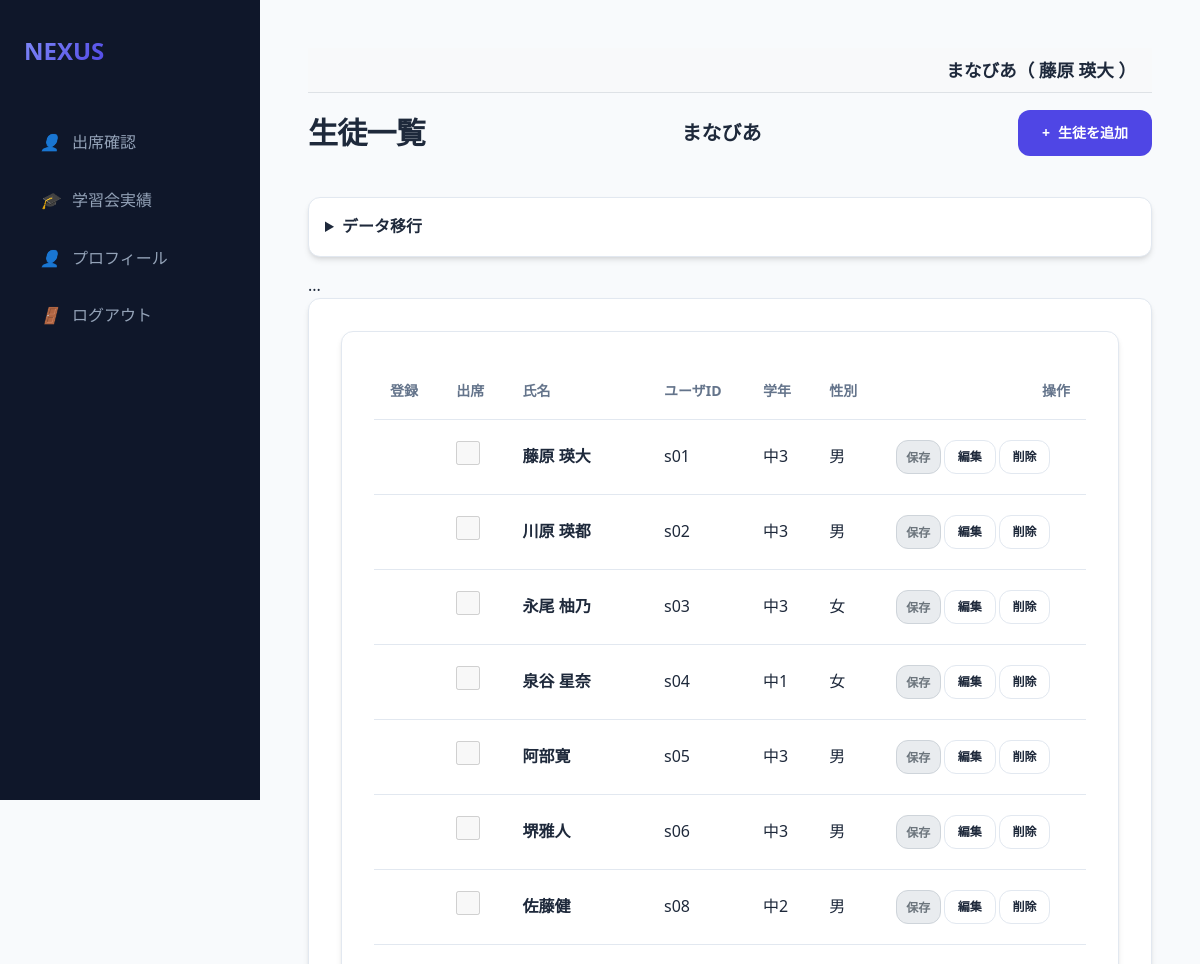
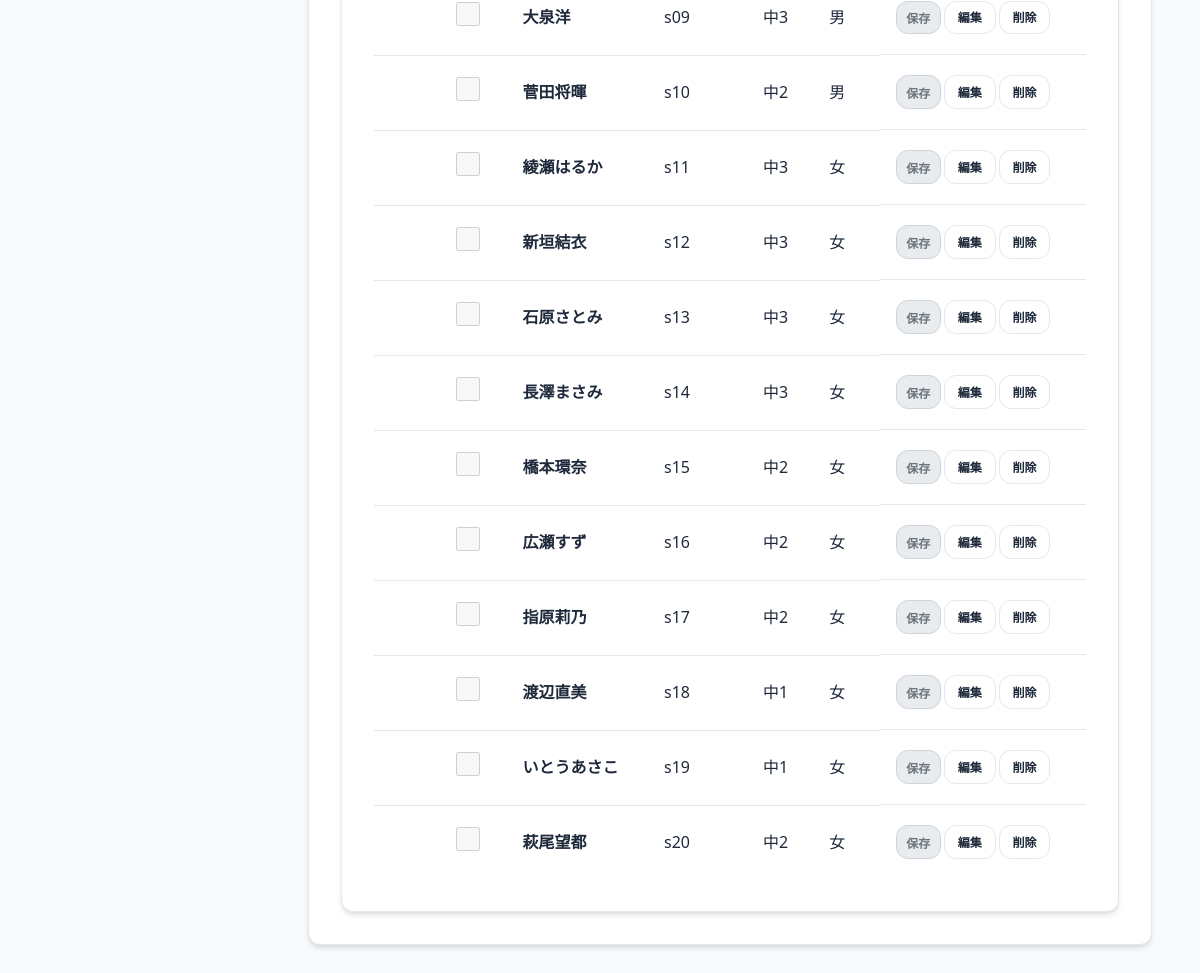
/students (signed in), run on the app's committed database (2 pictures, top to bottom).
### models.py (models this page shows, shortened)
class Organization(db.Model):
    id = db.Column(db.Integer, primary_key=True)
    name = db.Column(db.String(100), nullable=False)

class Student(db.Model):
    id = db.Column(db.Integer, primary_key=True)
    user_id = db.Column(db.Integer, db.ForeignKey('user.id'), nullable=True)
    user = db.relationship('User', back_populates='student_record')
    organization_id = db.Column(db.Integer, db.ForeignKey('organization.id'), nullable=False)
    organization = db.relationship('Organization')
    default_venue_id = db.Column(db.Integer, db.ForeignKey('venue.id'), nullable=True)
    default_venue = db.relationship('Venue')
    name = db.Column(db.String(50), nullable=False)
    grade = db.Column(db.String(20))
    gender = db.Column(db.String(10))
    subject1 = db.Column(db.String(20))
    subject2 = db.Column(db.String(20))
    pref_gender = db.Column(db.String(10))
    pref_age1020_priority = db.Column(db.Integer, default=2)
    pref_age3040_priority = db.Column(db.Integer, default=2)
    pref_age50_priority = db.Column(db.Integer, default=2)
    attend = db.Column(db.Boolean, default=False)

class User(db.Model):
    id = db.Column(db.Integer, primary_key=True)
    username = db.Column(db.String(50), unique=True, nullable=False)
    name = db.Column(db.String(50), nullable=True)
    password_hash = db.Column(db.String(128), nullable=False)
    is_admin = db.Column(db.Boolean, default=False)
    is_super_admin = db.Column(db.Boolean, default=False)
    is_org_admin = db.Column(db.Boolean, default=False)
    organization_id = db.Column(db.Integer, db.ForeignKey('organization.id'), nullable=True)
    organization = db.relationship('Organization', backref='users')
    teacher_record = db.relationship('Teacher', back_populates='user', uselist=False)
    student_record = db.relationship('Student', back_populates='user', uselist=False)

### app.py (the view, shortened to what this page needs)
@app.route('/students')
@login_required
@organization_required
def students():
    org_id = session['organization_id']
    event_id = session.get('selected_event_id')
    event_info = None
    all_teachers = Teacher.query.filter_by(organization_id=org_id).all()
    all_students = Student.query.filter_by(organization_id=org_id).all()
    venues = Venue.query.filter_by(organization_id=org_id).all()
    saved = request.args.get('saved', False)
    for s in all_students:
        s.attendance = None
    return render_template('students.html', students=all_students, event_info=None, venues=venues)

### app.py (called while the page is built)
def login_required(f):
    @wraps(f)
    def decorated_function(*args, **kwargs):
        if 'user_id' not in session:
            return redirect(url_for('login'))
        return f(*args, **kwargs)
    return decorated_function

def organization_required(f):
    @wraps(f)
    def decorated_function(*args, **kwargs):
        if 'user_id' not in session:
            return redirect(url_for('login'))
        user = User.query.get(session['user_id'])
        session['organization_id'] = user.organization_id
        session['org_name'] = user.organization.name
        return f(*args, **kwargs)
    return decorated_function

@app.context_processor
def inject_user():
    user = None
    if 'user_id' in session:
        user = User.query.get(session['user_id'])
    return dict(current_user=user)

### templates/students.html (shortened to what this page needs)
{% extends "base.html" %}
{% block content %}
{% set is_event_selected = (event_info is not none) %}
{% set is_event_completed = (event_info and event_info.status == '実施後') %}
{% set is_disabled_inputs = (not is_event_selected or is_event_completed) %}
{% set is_disabled = is_disabled_inputs %}
{% set is_disabled_button = (not is_event_selected) %}
<div class="header">
    <h1>生徒一覧</h1>
    <h2 style="font-size: 1.25rem;">{{ current_user.organization.name if current_user.is_super_admin else session.get('org_name', '不明') }}</h2>
    <a href="/student/add" class="btn btn-primary">
        <span>+</span> 生徒を追加
    </a>
</div>
{% if not event_info %}
<details style="margin-bottom: 1rem;">
    <summary class="card" style="cursor: pointer; padding: 1rem;">
        <h4 style="display: inline;">データ移行</h4>
    </summary>
</details>
{% endif %}
...
<div class="card">
<div class="card">
    <div class="table-container">
        <table>
            <thead>
                <tr>
                    <th>登録</th>
                    <th>出席</th>
                    <th>氏名</th>
                    <th>ユーザID</th>
                    <th>学年</th>
                    <th>性別</th>
                    <th style="text-align: right;">操作</th>
                </tr>
            </thead>
            <tbody>
                {% for s in students %}
                <tr>
                    <td>
                        {% set att = s.attendance %}
                    </td>
                    <td>
                        <input type="checkbox" name="attend_{{s.id}}" value="true" {{ 'checked' if s.attendance and s.attendance.attend }}
                               style="width: 1.5rem; height: 1.5rem;"
                               class="{{ 'disabled-checkbox' if is_disabled or (event_info and event_info.publish_to == '講師') }}"
                               onchange="toggleAttendance(this, '{{s.id}}')" {{ 'disabled' if is_disabled or (event_info and event_info.publish_to == '講師') }}>
                    </td>
                    <td><strong>{{s.name}}</strong></td>
                    <td>{{s.user.username if s.user else '-'}}</td>
                    <td>{{s.grade}}</td>
                    <td>{{s.gender}}</td>
                    <td style="text-align: right; display: flex; gap: 0.2rem;">
                        <button type="button" class="btn btn-primary" style="padding: 0.4rem 0.6rem; font-size: 0.75rem;" onclick="submitAttendance('{{s.id}}')" {{ 'disabled' if is_disabled or (event_info and event_info.publish_to == '講師') }}>保存</button>
                        <a href="/student/edit/{{s.id}}" class="btn btn-outline" style="padding: 0.4rem 0.8rem; font-size: 0.75rem;">編集</a>
                        <a href="/student/delete/{{s.id}}" class="btn btn-outline btn-danger" style="padding: 0.4rem 0.8rem; font-size: 0.75rem;" onclick="return confirm('本当に削除しますか？')">削除</a>
                    </td>
                </tr>
                {% endfor %}
            </tbody>
        </table>
    </div>
</div>
</div>
{% endblock %}

### templates/base.html (shortened to what this page needs)
<!DOCTYPE html>
<html lang="ja">
<head>
    <link rel="stylesheet" href="{{ url_for('static', filename='style.css') }}">
</head>
<body>
<aside class="sidebar">
    <a href="/" class="logo">
        <span>NEXUS</span>
    </a>
    <nav class="nav-links">
        {% if current_user.is_admin %}
        <a href="/events" class="nav-item {{ 'active' if request.path == '/events' }}">
            <i>📋</i> イベント管理
        </a>
        <a href="/event/select" class="nav-item {{ 'active' if request.path == '/event/select' }}">
            <i>📅</i> イベント一覧
        </a>
        <a href="/venues" class="nav-item {{ 'active' if request.path == '/venues' }}">
            <i>📍</i> 会場一覧
        </a>
        <a href="/settings" class="nav-item {{ 'active' if request.path == '/settings' }}">
            <i>⚙️</i> デフォルト設定
        </a>
        {% if session.get('selected_event_name', '')|trim == '学習会' and session.get('selected_event_status', '')|trim == '実施後' %}
        <a href="/evaluation/teacher" class="nav-item {{ 'active' if request.path == '/evaluation/teacher' }}">
            <i>🧑‍🏫</i> 講師評価
        </a>
        <a href="/evaluation/student" class="nav-item {{ 'active' if request.path == '/evaluation/student' }}">
            <i>🎓</i> 生徒評価
        </a>
        {% else %}
        <a href="/teachers" class="nav-item {{ 'active' if request.path == '/teachers' }}">
            <i>🧑‍🏫</i> 講師一覧
        </a>
        <a href="/students" class="nav-item {{ 'active' if request.path == '/students' }}">
            <i>🎓</i> 生徒一覧
        </a>
        {% if session.get('selected_event_name', '')|trim == '学習会' and session.get('selected_event_status', '')|trim == '実施' %}
        <a href="/matching/setup" class="nav-item {{ 'active' if request.path == '/matching/setup' }}">
            <i>🔄</i> マッチング実行
        </a>
        <a href="/result" class="nav-item {{ 'active' if request.path == '/result' }}">
            <i>📊</i> マッチング結果
        </a>
        <a href="/matching/adjustment" class="nav-item {{ 'active' if request.path == '/matching/adjustment' }}">
            <i>🛠️</i> マッチング調整
        </a>
        {% endif %}
        {% endif %}
        {% if current_user.is_super_admin %}
        <a href="/users" class="nav-item {{ 'active' if request.path == '/users' }}">
            <i>⚙️</i> 管理者一覧
        </a>
        <a href="/organizations" class="nav-item {{ 'active' if request.path == '/organizations' }}">
            <i>🏢</i> 組織一覧
        </a>
        {% endif %}
        {% elif current_user.student_record %}
        <a href="{{ url_for('student_dashboard') }}" class="nav-item {{ 'active' if request.path == '/student/dashboard' }}">
            <i>👤</i> 出席確認
        </a>
        <a href="{{ url_for('post_study_session') }}" class="nav-item {{ 'active' if request.path == '/post_study_session' }}">
            <i>🎓</i> 学習会実績
        </a>
        <a href="{{ url_for('student_edit', id=current_user.student_record.id) }}" class="nav-item {{ 'active' if request.path == url_for('student_edit', id=current_user.student_record.id) }}">
            <i>👤</i> プロフィール
        </a>
        {% endif %}
        <a href="{{ url_for('logout') }}" class="nav-item">
            <i>🚪</i> ログアウト
        </a>
    </nav>
</aside>
<main class="main-content">
    {% if current_user %}
    <div style="background-color: #f8f9fa; padding: 0.5rem 1rem; margin-bottom: 1rem; border-bottom: 1px solid #dee2e6; text-align: right; font-size: 1.1rem; font-weight: bold;">
        {{ current_user.organization.name if current_user.organization else '組織なし' }}（
        {% if current_user.name %}
            {{ current_user.name }}
        {% elif current_user.teacher_record %}
            {{ current_user.teacher_record.name }}
        {% elif current_user.student_record %}
            {{ current_user.student_record.name }}
        {% else %}
            {{ current_user.username }}
        {% endif %}
        ）
    </div>
    {% endif %}
    {% block content %}{% endblock %}
</main>
</body>
</html>

### static/style.css (style rules this page uses)
:root { --primary: #4f46e5; --primary-hover: #4338ca; --bg-main: #f8fafc; --bg-card: #ffffff; --text-main: #1e293b; --text-muted: #64748b; --border: #e2e8f0; --shadow: 0 4px 6px -1px rgb(0 0 0 / 0.1), 0 2px 4px -2px rgb(0 0 0 / 0.1); --radius: 0.75rem; --sidebar-w: 260px; }
* { margin: 0; padding: 0; box-sizing: border-box; }
body { font-family: "Segoe UI", "Hiragino Kaku Gothic ProN", "Hiragino Sans", "Meiryo", sans-serif; background-color: var(--bg-main); color: var(--text-main); line-height: 1.6; display: flex; min-height: 100vh; }
.sidebar { width: var(--sidebar-w); background-color: #0f172a; color: white; padding: 2rem 1.5rem; display: flex; flex-direction: column; position: fixed; height: 100vh; transition: all 0.3s ease; }
.logo { font-size: 1.5rem; font-weight: 800; margin-bottom: 3rem; display: flex; align-items: center; gap: 0.75rem; color: #f8fafc; text-decoration: none; }
.logo span { background: linear-gradient(135deg, #818cf8, #4f46e5); -webkit-background-clip: text; -webkit-text-fill-color: transparent; }
.nav-links { display: flex; flex-direction: column; gap: 0.5rem; }
.nav-item { padding: 0.75rem 1rem; color: #94a3b8; text-decoration: none; border-radius: var(--radius); display: flex; align-items: center; gap: 0.75rem; transition: all 0.2s; }
.main-content { margin-left: var(--sidebar-w); flex: 1; padding: 3rem; max-width: 1200px; }
.header { display: flex; justify-content: space-between; align-items: center; margin-bottom: 2.5rem; }
h1 { font-size: 1.875rem; font-weight: 700; letter-spacing: -0.025em; }
.card { background: var(--bg-card); border: 1px solid var(--border); border-radius: var(--radius); padding: 2rem; box-shadow: var(--shadow); }
.table-container { overflow-x: auto; }
table { width: 100%; border-collapse: collapse; text-align: left; }
th { padding: 1rem; border-bottom: 1px solid var(--border); font-size: 0.875rem; text-transform: uppercase; color: var(--text-muted); font-weight: 600; }
td { padding: 1.25rem 1rem; border-bottom: 1px solid var(--border); }
tr:last-child td { border-bottom: none; }
input, select, textarea { width: 100%; padding: 0.75rem 1rem; border: 1px solid var(--border); border-radius: var(--radius); font-size: 1rem; transition: border-color 0.2s; background-color: #fff; }
.btn { display: inline-flex; align-items: center; justify-content: center; padding: 0.75rem 1.5rem; font-size: 0.875rem; font-weight: 600; border-radius: var(--radius); cursor: pointer; transition: all 0.2s; text-decoration: none; border: none; gap: 0.5rem; }
.btn-primary { background-color: var(--primary); color: white; }
.btn-danger { background-color: #ef4444; color: white; }
.btn-outline { background-color: transparent; border: 1px solid var(--border); color: var(--text-main); }

### templates/students.html (style rules this page uses)
select:disabled, input[type="checkbox"]:disabled, button:disabled, .disabled-checkbox { background-color: #e9ecef; color: #6c757d; border: 1px solid #ced4da; }

### data on the page
Organization: organization "まなびあ"
Student: student_record.name "藤原 瑛大", name "藤原 瑛大", user "s01", grade "中3", gender "男"
User: organization "まなびあ"
Student: name "川原 瑛都", user "s02", grade "中3", gender "男"
Student: name "永尾 柚乃", user "s03", grade "中3", gender "女"
Student: name "泉谷 星奈", user "s04", grade "中1", gender "女"
Student: name "阿部寛", user "s05", grade "中3", gender "男"
Student: name "堺雅人", user "s06", grade "中3", gender "男"
Student: name "佐藤健", user "s08", grade "中2", gender "男"
Student: name "大泉洋", user "s09", grade "中3", gender "男"
Student: name "菅田将暉", user "s10", grade "中2", gender "男"
Student: name "綾瀬はるか", user "s11", grade "中3", gender "女"
Student: name "新垣結衣", user "s12", grade "中3", gender "女"
Student: name "石原さとみ", user "s13", grade "中3", gender "女"
Student: name "長澤まさみ", user "s14", grade "中3", gender "女"
Student: name "橋本環奈", user "s15", grade "中2", gender "女"
Student: name "広瀬すず", user "s16", grade "中2", gender "女"
Student: name "指原莉乃", user "s17", grade "中2", gender "女"
Student: name "渡辺直美", user "s18", grade "中1", gender "女"
Student: name "いとうあさこ", user "s19", grade "中1", gender "女"
Student: name "萩尾望都", user "s20", grade "中2", gender "女"
